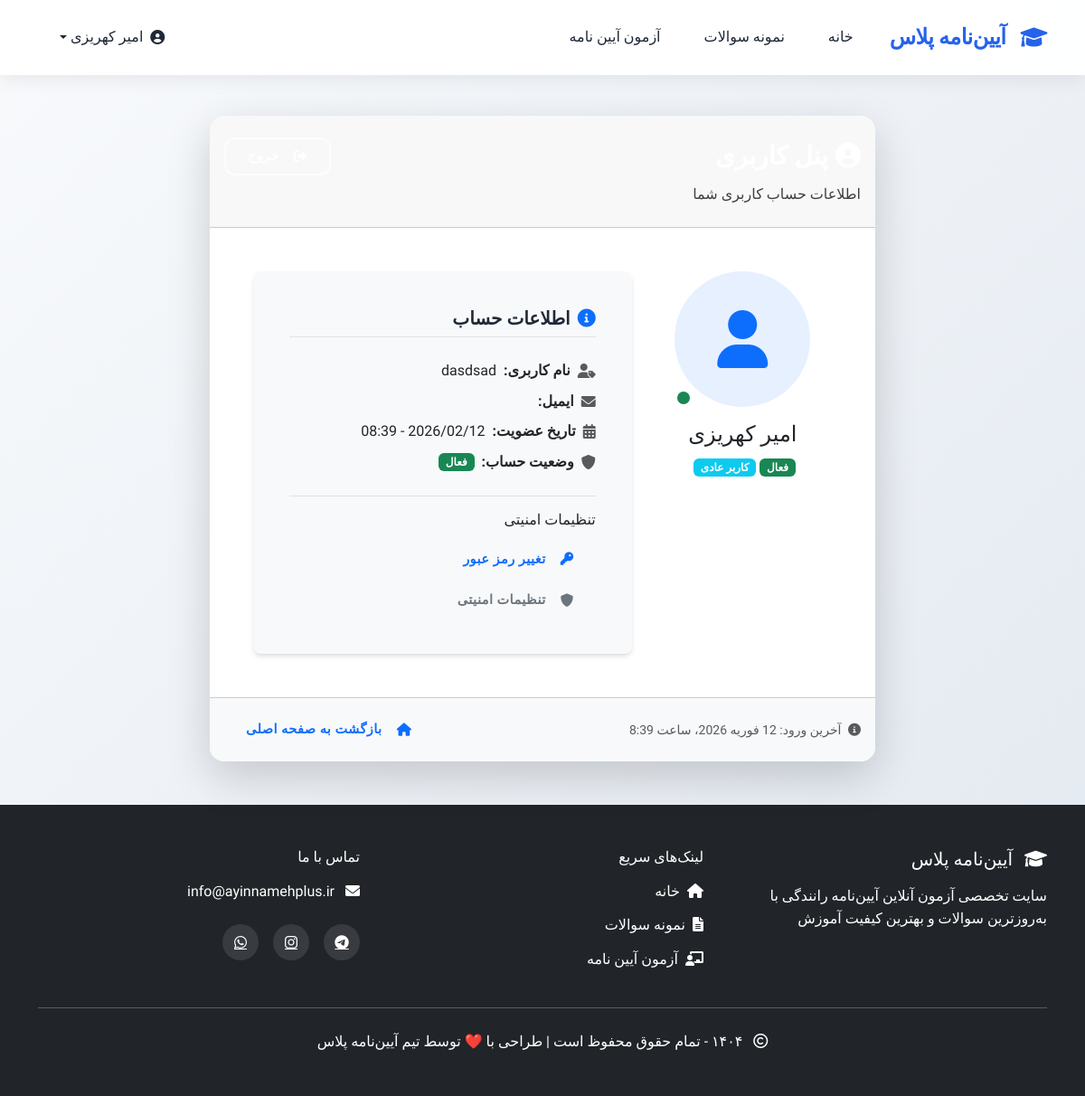
Page /account/panel/ (signed in) on the committed database.
### account_module/models.py (models this page shows, shortened)
class User(AbstractUser):
    email = models.EmailField(null=True, blank=True, verbose_name='ایمیل')
    phone_number = models.CharField(max_length=11, unique=True, verbose_name='شماره موبایل')
    is_verified = models.BooleanField(default=False, verbose_name='تایید شده')
    exam_attempts = models.PositiveIntegerField(default=0, verbose_name='تعداد آزمون‌های رایگان امروز')
    last_attempt_date = models.DateField(null=True, blank=True, verbose_name='تاریخ آخرین آزمون')
    has_paid_for_exam = models.BooleanField(default=False, verbose_name='آیا برای آزمون پرداخت کرده است؟')
    username = models.CharField(max_length=150, unique=True, null=True, blank=True, verbose_name='نام کاربری')
    USERNAME_FIELD = 'phone_number'
    REQUIRED_FIELDS = ['first_name', 'last_name']
    objects = UserManager()
    class Meta:
        verbose_name = 'کاربر'
        verbose_name_plural = 'کاربران'

### account_module/views.py (the view)
# urls.py: path('panel/', views.user_panel_view, name='user_panel_page'),
def user_panel_view(request):
    if not request.user.is_authenticated:
        return redirect('sign_in_page')
    context = {
        'user': request.user,
        'full_name': request.user.get_full_name() or request.user.email,
        'email': request.user.email,
        'is_active': 'فعال' if request.user.is_active else 'غیرفعال',
        'is_staff': 'ادمین' if request.user.is_staff else 'کاربر عادی',
        'date_joined': request.user.date_joined.strftime('%Y/%m/%d - %H:%M')
    }
    return render(request, 'account_module/user_panel.html', context)

### account_module/templates/account_module/user_panel.html (shortened to what this page needs)
{% extends 'shared/_layout.html' %}
{% load static %}
{% block content %}
    <div class="user-panel-page">
        <div class="container py-5">
            <div class="row justify-content-center">
                <div class="col-md-10 col-lg-8">
                    <div class="card border-0 shadow-lg rounded-4 overflow-hidden">
                        <div class="card-header bg-gradient-primary text-white py-4">
                            <div class="d-flex justify-content-between align-items-center">
                                <h3 class="fw-bold mb-0">
                                    <i class="fas fa-user-circle me-2"></i>پنل کاربری
                                </h3>
                                <a href="{% url 'log_out_page' %}" class="btn btn-outline-light btn-sm">
                                    <i class="fas fa-sign-out-alt me-1"></i>خروج
                                </a>
                            </div>
                            <p style="color: black" class="mb-0 mt-2 opacity-75">اطلاعات حساب کاربری شما</p>
                        </div>
                        <div class="card-body p-4 p-md-5">
                            <div class="row">
                                <div class="col-md-4 text-center mb-4 mb-md-0">
                                    <div class="position-relative d-inline-block">
                                        <div class="user-avatar bg-primary bg-opacity-10 d-flex align-items-center justify-content-center rounded-circle" style="width: 150px; height: 150px; font-size: 4rem;">
                                            <i class="fas fa-user text-primary"></i>
                                        </div>
                                        <span class="position-absolute bottom-0 end-0 bg-success rounded-circle border border-3 border-white" style="width: 20px; height: 20px;"></span>
                                    </div>
                                    <h4 class="mt-3 mb-0">{{ full_name }}</h4>
                                    <div class="mt-2">
                                        <span class="badge bg-{{ user.is_active|yesno:'success,secondary' }}">
                                            {{ is_active }}
                                        </span>
                                        <span class="badge bg-{{ user.is_staff|yesno:'warning,info' }} me-1">
                                            {{ is_staff }}
                                        </span>
                                    </div>
                                </div>
                                <div class="col-md-8">
                                    <div class="card bg-light border-0 rounded-3 h-100">
                                        <div class="card-body">
                                            <h5 class="card-title border-bottom pb-2 mb-4">
                                                <i class="fas fa-info-circle text-primary me-2"></i>اطلاعات حساب
                                            </h5>
                                            <div class="mb-3">
                                                <div class="d-flex align-items-center mb-2">
                                                    <i class="fas fa-user-tag text-muted me-2"></i>
                                                    <span class="fw-bold me-2">نام کاربری:</span>
                                                    <span>{{ user.username }}</span>
                                                </div>
                                                <div class="d-flex align-items-center mb-2">
                                                    <i class="fas fa-envelope text-muted me-2"></i>
                                                    <span class="fw-bold me-2">ایمیل:</span>
                                                </div>
                                                <div class="d-flex align-items-center mb-2">
                                                    <i class="fas fa-calendar-alt text-muted me-2"></i>
                                                    <span class="fw-bold me-2">تاریخ عضویت:</span>
                                                    <span>{{ date_joined }}</span>
                                                </div>
                                                <div class="d-flex align-items-center">
                                                    <i class="fas fa-shield-alt text-muted me-2"></i>
                                                    <span class="fw-bold me-2">وضعیت حساب:</span>
                                                    <span class="badge bg-{{ user.is_active|yesno:'success,danger' }}">
                                                        {{ is_active }}
                                                    </span>
                                                </div>
                                            </div>
                                            <div class="mt-4 pt-3 border-top">
                                                <h6 class="mb-3">تنظیمات امنیتی</h6>
                                                <div class="d-flex flex-wrap gap-2">
                                                    <a href="#" class="btn btn-outline-primary btn-sm">
                                                        <i class="fas fa-key me-1"></i>تغییر رمز عبور
                                                    </a>
                                                    <a href="#" class="btn btn-outline-secondary btn-sm">
                                                        <i class="fas fa-shield-alt me-1"></i>تنظیمات امنیتی
                                                    </a>
                                                </div>
                                            </div>
                                        </div>
                                    </div>
                                </div>
                            </div>
                        </div>
                        <div class="card-footer bg-light py-3">
                            <div class="d-flex justify-content-between align-items-center">
                                <small class="text-muted">
                                    <i class="fas fa-info-circle me-1"></i>
                                    آخرین ورود: {{ user.last_login|default:'اولین ورود' }}
                                </small>
                                <a href="{% url 'first_page' %}" class="btn btn-sm btn-outline-primary">
                                    <i class="fas fa-home me-1"></i>بازگشت به صفحه اصلی
                                </a>
                            </div>
                        </div>
                    </div>
                </div>
            </div>
        </div>
    </div>
{% endblock %}

### templates/shared/_layout.html (shortened to what this page needs)
{% load render_partial %}
{% load static %}
<!DOCTYPE html>
<html lang="fa" dir="rtl" class="h-100">
<head>
    <link href="https://cdn.jsdelivr.net/npm/bootstrap@5.3.3/dist/css/bootstrap.rtl.min.css" rel="stylesheet">
    <link rel="stylesheet" href="https://cdnjs.cloudflare.com/ajax/libs/font-awesome/6.0.0/css/all.min.css">
    <link href="https://unpkg.com/aos@2.3.1/dist/aos.css" rel="stylesheet">
    <link rel="stylesheet" href="{% static 'css/style.css' %}">
</head>
<body class="d-flex flex-column">
    <nav class="navbar navbar-expand-lg navbar-dark fixed-top">
        <div class="container">
            <a class="navbar-brand" href="{% url 'first_page' %}">
                <i class="fas fa-graduation-cap me-2"></i>
                آیین‌نامه پلاس
            </a>
            <div class="collapse navbar-collapse" id="navbarNav">
                <ul class="navbar-nav me-auto">
                    <li class="nav-item">
                        <a class="nav-link {% if request.path == '/' %}active{% endif %}"
                           href="{% url 'first_page' %}">
                            خانه
                        </a>
                    </li>
                    <li class="nav-item">
                        <a class="nav-link {% if 'questions' in request.path %}active{% endif %}"
                           href="{% url 'sample_questions:question_list' %}">
                            نمونه سوالات
                        </a>
                    </li>
                    <li class="nav-item">
                        <a class="nav-link" href="{% url 'quizbuilder:quiz_list' %}">
                            آزمون آیین نامه
                        </a>
                    </li>
                </ul>
                <ul class="navbar-nav">
                    {% if not user.is_authenticated %}
                        <li class="nav-item">
                            <a class="nav-link me-3" href="{% url 'sign_up_page' %}">
                                <i class="fas fa-user-plus d-lg-none me-2"></i>
                                ثبت‌ نام
                            </a>
                        </li>
                        <li class="nav-item">
                            <a style="color: black !important;" class="btn btn-outline-light" href="{% url 'sign_in_page' %}">
                                <i style="color: black !important;" class="fas fa-sign-in-alt me-1"></i>
                                ورود
                            </a>
                        </li>
                    {% else %}
                        <li class="nav-item dropdown">
                            <a class="nav-link dropdown-toggle d-flex align-items-center" href="#" role="button" data-bs-toggle="dropdown">
                                <i class="fas fa-user-circle me-2"></i>
                                {{ user.get_full_name|default:user.phone_number }}
                            </a>
                        </li>
                    {% endif %}
                </ul>
            </div>
        </div>
    </nav>
    <div class="content-wrapper">
        {% block content %}{% endblock %}
    </div>
    <footer class="bg-dark text-white py-5 mt-auto">
        <div class="container">
            <div class="row g-4">
                <div class="col-12 col-md-4">
                    <div class="footer-brand">
                        <h5 class="mb-3">
                            <i class="fas fa-graduation-cap me-2"></i>
                            آیین‌نامه پلاس
                        </h5>
                        <p class="mb-0">سایت تخصصی آزمون آنلاین آیین‌نامه رانندگی با به‌روزترین سوالات و بهترین کیفیت آموزش</p>
                    </div>
                </div>
                <div class="col-12 col-md-4">
                    <h6 class="mb-3">لینک‌های سریع</h6>
                    <ul class="footer-links">
                        <li><a href="{% url 'first_page' %}"><i class="fas fa-home me-2"></i>خانه</a></li>
                        <li><a href="{% url 'sample_questions:question_list' %}"><i class="fas fa-file-alt me-2"></i>نمونه سوالات</a></li>
                        <li><a href="{% url 'quizbuilder:quiz_list' %}"><i class="fas fa-chalkboard-teacher me-2"></i>آزمون آیین نامه</a></li>
                    </ul>
                </div>
                <div class="col-12 col-md-4">
                    <h6 class="mb-3">تماس با ما</h6>
                    <p class="mb-2">
                        <i class="fas fa-envelope me-2"></i>
                        <a href="mailto:info@ayinnamehplus.ir" class="text-white text-decoration-none">info@ayinnamehplus.ir</a>
                    </p>
                    <div class="social-links">
                        <a href="#" class="text-white"><i class="fab fa-telegram"></i></a>
                        <a href="#" class="text-white"><i class="fab fa-instagram"></i></a>
                        <a href="#" class="text-white"><i class="fab fa-whatsapp"></i></a>
                    </div>
                </div>
            </div>
            <hr class="my-4 bg-secondary">
            <div class="text-center">
                <p class="mb-0">
                    <i class="far fa-copyright me-2"></i>
                    ۱۴۰۴ - تمام حقوق محفوظ است | طراحی با ❤️ توسط تیم آیین‌نامه پلاس
                </p>
            </div>
        </div>
    </footer>
</body>
</html>

### account_module/templates/account_module/user_panel.html (style rules this page uses)
.user-avatar { transition: all 0.3s ease; }
.card { transition: transform 0.3s ease, box-shadow 0.3s ease; }

### rows in the picture
User: get_full_name "امیر کهریزی", username "dasdsad", last_login "12 فوریه 2026، ساعت 8:39"

### other values in the picture
{{ full_name }} "امیر کهریزی"
{{ is_active }} "فعال"
{{ is_staff }} "کاربر عادی"
{{ date_joined }} "2026/02/12 - 08:39"
